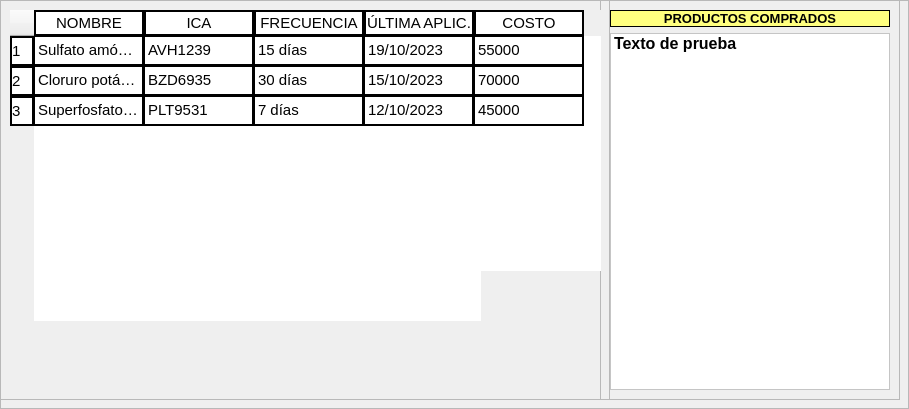
        <widget class="QFrame" name="Purchase">
         <property name="minimumSize">
          <size>
           <width>900</width>
           <height>400</height>
          </size>
         </property>
         <property name="styleSheet">
          <string notr="true"/>
         </property>
         <property name="frameShape">
          <enum>QFrame::StyledPanel</enum>
         </property>
         <property name="frameShadow">
          <enum>QFrame::Raised</enum>
         </property>
         <widget class="QFrame" name="frame_3">
          <property name="geometry">
           <rect>
            <x>600</x>
            <y>0</y>
            <width>300</width>
            <height>400</height>
           </rect>
          </property>
          <property name="minimumSize">
           <size>
            <width>231</width>
            <height>400</height>
           </size>
          </property>
          <property name="frameShape">
           <enum>QFrame::StyledPanel</enum>
          </property>
          <property name="frameShadow">
           <enum>QFrame::Raised</enum>
          </property>
          <layout class="QVBoxLayout" name="verticalLayout_2">
           <item>
            <widget class="QLabel" name="Purchased_Products">
             <property name="font">
              <font>
               <pointsize>10</pointsize>
               <weight>75</weight>
               <bold>true</bold>
              </font>
             </property>
             <property name="styleSheet">
              <string notr="true">QLabel{
	background-color: rgb(255, 255, 127);
	border: 1px solid black
}</string>
             </property>
             <property name="text">
              <string>PRODUCTOS COMPRADOS</string>
             </property>
             <property name="scaledContents">
              <bool>false</bool>
             </property>
             <property name="alignment">
              <set>Qt::AlignCenter</set>
             </property>
            </widget>
           </item>
           <item>
            <widget class="QListWidget" name="List_Purchased_Products">
             <property name="font">
              <font>
               <pointsize>12</pointsize>
               <weight>75</weight>
               <bold>true</bold>
              </font>
             </property>
             <property name="cursor" stdset="0">
              <cursorShape>PointingHandCursor</cursorShape>
             </property>
             <property name="styleSheet">
              <string notr="true">QListWidget{
	background-color: white
}

QListWidget::item:hover{
	background-color: rgb(170, 255, 127);
}</string>
             </property>
             <item>
              <property name="text">
               <string>Texto de prueba</string>
              </property>
              <property name="flags">
               <set>ItemIsEnabled</set>
              </property>
             </item>
            </widget>
           </item>
          </layout>
         </widget>
         <widget class="QFrame" name="frame_4">
          <property name="geometry">
           <rect>
            <x>0</x>
            <y>0</y>
            <width>610</width>
            <height>400</height>
           </rect>
          </property>
          <property name="minimumSize">
           <size>
            <width>601</width>
            <height>400</height>
           </size>
          </property>
          <property name="frameShape">
           <enum>QFrame::StyledPanel</enum>
          </property>
          <property name="frameShadow">
           <enum>QFrame::Raised</enum>
          </property>
          <widget class="QTableWidget" name="Table_Antibiotics">
           <property name="geometry">
            <rect>
             <x>10</x>
             <y>10</y>
             <width>471</width>
             <height>311</height>
            </rect>
           </property>
           <property name="sizePolicy">
            <sizepolicy hsizetype="Expanding" vsizetype="Expanding">
             <horstretch>0</horstretch>
             <verstretch>0</verstretch>
            </sizepolicy>
           </property>
           <property name="font">
            <font>
             <pointsize>11</pointsize>
            </font>
           </property>
           <property name="cursor" stdset="0">
            <cursorShape>PointingHandCursor</cursorShape>
           </property>
           <property name="styleSheet">
            <string notr="true">QHeaderView::section{
	width: 20px;
	border: 2px solid black;
	background-color: white;
}

QTableView{
	gridline-color: black;
}

QTableView::item{
	background-color: white;
	border: 1px solid black
}

QTableView::item:selected{
	background-color: rgb(94, 110, 255)
}</string>
           </property>
           <property name="frameShape">
            <enum>QFrame::NoFrame</enum>
           </property>
           <property name="autoScrollMargin">
            <number>16</number>
           </property>
           <property name="editTriggers">
            <set>QAbstractItemView::AnyKeyPressed|QAbstractItemView::DoubleClicked|QAbstractItemView::EditKeyPressed</set>
           </property>
           <property name="showDropIndicator" stdset="0">
            <bool>false</bool>
           </property>
           <property name="dragDropOverwriteMode">
            <bool>false</bool>
           </property>
           <property name="alternatingRowColors">
            <bool>false</bool>
           </property>
           <property name="selectionMode">
            <enum>QAbstractItemView::MultiSelection</enum>
           </property>
           <property name="selectionBehavior">
            <enum>QAbstractItemView::SelectRows</enum>
           </property>
           <property name="showGrid">
            <bool>true</bool>
           </property>
           <property name="gridStyle">
            <enum>Qt::SolidLine</enum>
           </property>
           <property name="sortingEnabled">
            <bool>false</bool>
           </property>
           <property name="wordWrap">
            <bool>false</bool>
           </property>
           <property name="cornerButtonEnabled">
            <bool>true</bool>
           </property>
           <attribute name="horizontalHeaderVisible">
            <bool>true</bool>
           </attribute>
           <attribute name="horizontalHeaderCascadingSectionResizes">
            <bool>false</bool>
           </attribute>
           <attribute name="horizontalHeaderMinimumSectionSize">
            <number>110</number>
           </attribute>
           <attribute name="horizontalHeaderDefaultSectionSize">
            <number>110</number>
           </attribute>
           <attribute name="horizontalHeaderHighlightSections">
            <bool>true</bool>
           </attribute>
           <attribute name="verticalHeaderCascadingSectionResizes">
            <bool>true</bool>
           </attribute>
           <row>
            <property name="text">
             <string>1</string>
            </property>
            <property name="font">
             <font>
              <pointsize>11</pointsize>
             </font>
            </property>
           </row>
           <row>
            <property name="text">
             <string>2</string>
            </property>
            <property name="font">
             <font>
              <pointsize>11</pointsize>
             </font>
            </property>
           </row>
           <row>
            <property name="text">
             <string>3</string>
            </property>
            <property name="font">
             <font>
              <pointsize>11</pointsize>
             </font>
            </property>
           </row>
           <column>
            <property name="text">
             <string>NOMBRE</string>
            </property>
            <property name="font">
             <font>
              <pointsize>11</pointsize>
             </font>
            </property>
           </column>
           <column>
            <property name="text">
             <string>DOSIS</string>
            </property>
            <property name="font">
             <font>
              <pointsize>11</pointsize>
             </font>
            </property>
           </column>
           <column>
            <property name="text">
             <string>TIPO</string>
            </property>
            <property name="font">
             <font>
              <pointsize>11</pointsize>
             </font>
            </property>
           </column>
           <column>
            <property name="text">
             <string>COSTO</string>
            </property>
            <property name="font">
             <font>
              <pointsize>11</pointsize>
             </font>
            </property>
           </column>
           <item row="0" column="0">
            <property name="text">
             <string>Oxitrat</string>
            </property>
            <property name="flags">
             <set>ItemIsSelectable|ItemIsUserCheckable|ItemIsEnabled</set>
            </property>
           </item>
           <item row="0" column="1">
            <property name="text">
             <string>400ml</string>
            </property>
            <property name="background">
             <brush brushstyle="NoBrush">
              <color alpha="255">
               <red>255</red>
               <green>255</green>
               <blue>255</blue>
              </color>
             </brush>
            </property>
            <property name="flags">
             <set>ItemIsSelectable|ItemIsUserCheckable|ItemIsEnabled</set>
            </property>
           </item>
           <item row="0" column="2">
            <property name="text">
             <string>Bovino</string>
            </property>
            <property name="flags">
             <set>ItemIsSelectable|ItemIsUserCheckable|ItemIsEnabled</set>
            </property>
           </item>
           <item row="0" column="3">
            <property name="text">
             <string>114000</string>
            </property>
            <property name="flags">
             <set>ItemIsSelectable|ItemIsUserCheckable|ItemIsEnabled</set>
            </property>
           </item>
           <item row="1" column="0">
            <property name="text">
             <string>Edo Benpropen</string>
            </property>
            <property name="flags">
             <set>ItemIsSelectable|ItemIsUserCheckable|ItemIsEnabled</set>
            </property>
           </item>
           <item row="1" column="1">
            <property name="text">
             <string>550ml</string>
            </property>
            <property name="flags">
             <set>ItemIsSelectable|ItemIsUserCheckable|ItemIsEnabled</set>
            </property>
           </item>
           <item row="1" column="2">
            <property name="text">
             <string>Caprino</string>
            </property>
            <property name="flags">
             <set>ItemIsSelectable|ItemIsUserCheckable|ItemIsEnabled</set>
            </property>
           </item>
           <item row="1" column="3">
            <property name="text">
             <string>200000</string>
            </property>
            <property name="flags">
             <set>ItemIsSelectable|ItemIsUserCheckable|ItemIsEnabled</set>
            </property>
           </item>
           <item row="2" column="0">
            <property name="text">
             <string>Aurotilmicosin</string>
            </property>
            <property name="flags">
             <set>ItemIsSelectable|ItemIsUserCheckable|ItemIsEnabled</set>
            </property>
           </item>
           <item row="2" column="1">
            <property name="text">
             <string>500ml</string>
            </property>
            <property name="flags">
             <set>ItemIsSelectable|ItemIsUserCheckable|ItemIsEnabled</set>
            </property>
           </item>
           <item row="2" column="2">
            <property name="text">
             <string>Porcinos</string>
            </property>
            <property name="flags">
             <set>ItemIsSelectable|ItemIsUserCheckable|ItemIsEnabled</set>
            </property>
           </item>
           <item row="2" column="3">
            <property name="text">
             <string>150000</string>
            </property>
            <property name="flags">
             <set>ItemIsSelectable|ItemIsUserCheckable|ItemIsEnabled</set>
            </property>
           </item>
          </widget>
          <widget class="QTableWidget" name="Table_Pest_Control">
           <property name="geometry">
            <rect>
             <x>10</x>
             <y>10</y>
             <width>591</width>
             <height>261</height>
            </rect>
           </property>
           <property name="sizePolicy">
            <sizepolicy hsizetype="Expanding" vsizetype="Expanding">
             <horstretch>0</horstretch>
             <verstretch>0</verstretch>
            </sizepolicy>
           </property>
           <property name="font">
            <font>
             <pointsize>11</pointsize>
            </font>
           </property>
           <property name="cursor" stdset="0">
            <cursorShape>PointingHandCursor</cursorShape>
           </property>
           <property name="styleSheet">
            <string notr="true">QHeaderView::section{
	width: 20px;
	border: 2px solid black;
	background-color: white;
}

QTableView{
	gridline-color: black;
}

QTableView::item{
	background-color: white;
	border: 1px solid black
}

QTableView::item:selected{
	background-color: rgb(94, 110, 255)
}</string>
           </property>
           <property name="frameShape">
            <enum>QFrame::NoFrame</enum>
           </property>
           <property name="sizeAdjustPolicy">
            <enum>QAbstractScrollArea::AdjustIgnored</enum>
           </property>
           <property name="autoScrollMargin">
            <number>16</number>
           </property>
           <property name="editTriggers">
            <set>QAbstractItemView::AnyKeyPressed|QAbstractItemView::DoubleClicked|QAbstractItemView::EditKeyPressed</set>
           </property>
           <property name="showDropIndicator" stdset="0">
            <bool>false</bool>
           </property>
           <property name="dragDropOverwriteMode">
            <bool>false</bool>
           </property>
           <property name="alternatingRowColors">
            <bool>false</bool>
           </property>
           <property name="selectionMode">
            <enum>QAbstractItemView::MultiSelection</enum>
           </property>
           <property name="selectionBehavior">
            <enum>QAbstractItemView::SelectRows</enum>
           </property>
           <property name="textElideMode">
            <enum>Qt::ElideRight</enum>
           </property>
           <property name="showGrid">
            <bool>true</bool>
           </property>
           <property name="gridStyle">
            <enum>Qt::SolidLine</enum>
           </property>
           <property name="sortingEnabled">
            <bool>false</bool>
           </property>
           <property name="wordWrap">
            <bool>false</bool>
           </property>
           <property name="cornerButtonEnabled">
            <bool>true</bool>
           </property>
           <attribute name="horizontalHeaderVisible">
            <bool>true</bool>
           </attribute>
           <attribute name="horizontalHeaderCascadingSectionResizes">
            <bool>false</bool>
           </attribute>
           <attribute name="horizontalHeaderDefaultSectionSize">
            <number>110</number>
           </attribute>
           <attribute name="horizontalHeaderHighlightSections">
            <bool>true</bool>
           </attribute>
           <attribute name="verticalHeaderCascadingSectionResizes">
            <bool>true</bool>
           </attribute>
           <row>
            <property name="text">
             <string>1</string>
            </property>
            <property name="font">
             <font>
              <pointsize>11</pointsize>
             </font>
            </property>
           </row>
           <row>
            <property name="text">
             <string>2</string>
            </property>
            <property name="font">
             <font>
              <pointsize>11</pointsize>
             </font>
            </property>
           </row>
           <row>
            <property name="text">
             <string>3</string>
            </property>
            <property name="font">
             <font>
              <pointsize>11</pointsize>
             </font>
            </property>
           </row>
           <column>
            <property name="text">
             <string>NOMBRE</string>
            </property>
            <property name="font">
             <font>
              <pointsize>11</pointsize>
             </font>
            </property>
           </column>
           <column>
            <property name="text">
             <string>ICA</string>
            </property>
            <property name="font">
             <font>
              <pointsize>11</pointsize>
             </font>
            </property>
           </column>
           <column>
            <property name="text">
             <string>FRECUENCIA</string>
            </property>
            <property name="font">
             <font>
              <pointsize>11</pointsize>
             </font>
            </property>
           </column>
           <column>
            <property name="text">
             <string>P. DE CARENCIA</string>
            </property>
           </column>
           <column>
            <property name="text">
             <string>COSTO</string>
            </property>
            <property name="font">
             <font>
              <pointsize>11</pointsize>
             </font>
            </property>
           </column>
           <item row="0" column="0">
            <property name="text">
             <string>Curathane</string>
            </property>
            <property name="flags">
             <set>ItemIsSelectable|ItemIsUserCheckable|ItemIsEnabled</set>
            </property>
           </item>
           <item row="0" column="1">
            <property name="text">
             <string>LKJ4682</string>
            </property>
            <property name="background">
             <brush brushstyle="NoBrush">
              <color alpha="255">
               <red>255</red>
               <green>255</green>
               <blue>255</blue>
              </color>
             </brush>
            </property>
            <property name="flags">
             <set>ItemIsSelectable|ItemIsUserCheckable|ItemIsEnabled</set>
            </property>
           </item>
           <item row="0" column="2">
            <property name="text">
             <string>10 días</string>
            </property>
            <property name="flags">
             <set>ItemIsSelectable|ItemIsUserCheckable|ItemIsEnabled</set>
            </property>
           </item>
           <item row="0" column="3">
            <property name="text">
             <string>4</string>
            </property>
           </item>
           <item row="0" column="4">
            <property name="text">
             <string>82000</string>
            </property>
            <property name="flags">
             <set>ItemIsSelectable|ItemIsUserCheckable|ItemIsEnabled</set>
            </property>
           </item>
           <item row="1" column="0">
            <property name="text">
             <string>Rovral FLO</string>
            </property>
            <property name="flags">
             <set>ItemIsSelectable|ItemIsUserCheckable|ItemIsEnabled</set>
            </property>
           </item>
           <item row="1" column="1">
            <property name="text">
             <string>HBV7591</string>
            </property>
            <property name="flags">
             <set>ItemIsSelectable|ItemIsUserCheckable|ItemIsEnabled</set>
            </property>
           </item>
           <item row="1" column="2">
            <property name="text">
             <string>8 días</string>
            </property>
            <property name="flags">
             <set>ItemIsSelectable|ItemIsUserCheckable|ItemIsEnabled</set>
            </property>
           </item>
           <item row="1" column="3">
            <property name="text">
             <string>3</string>
            </property>
           </item>
           <item row="1" column="4">
            <property name="text">
             <string>458000</string>
            </property>
            <property name="flags">
             <set>ItemIsSelectable|ItemIsUserCheckable|ItemIsEnabled</set>
            </property>
           </item>
           <item row="2" column="0">
            <property name="text">
             <string>Sincosin</string>
            </property>
            <property name="flags">
             <set>ItemIsSelectable|ItemIsUserCheckable|ItemIsEnabled</set>
            </property>
           </item>
           <item row="2" column="1">
            <property name="text">
             <string>WQP8426</string>
            </property>
            <property name="flags">
             <set>ItemIsSelectable|ItemIsUserCheckable|ItemIsEnabled</set>
            </property>
           </item>
           <item row="2" column="2">
            <property name="text">
             <string>10 días</string>
            </property>
            <property name="flags">
             <set>ItemIsSelectable|ItemIsUserCheckable|ItemIsEnabled</set>
            </property>
           </item>
           <item row="2" column="3">
            <property name="text">
             <string>5</string>
            </property>
           </item>
           <item row="2" column="4">
            <property name="text">
             <string>123000</string>
            </property>
            <property name="flags">
             <set>ItemIsSelectable|ItemIsUserCheckable|ItemIsEnabled</set>
            </property>
           </item>
          </widget>
          <widget class="QTableWidget" name="Table_Fertilizers">
           <property name="geometry">
            <rect>
             <x>10</x>
             <y>10</y>
             <width>581</width>
             <height>251</height>
            </rect>
           </property>
           <property name="sizePolicy">
            <sizepolicy hsizetype="Expanding" vsizetype="Expanding">
             <horstretch>0</horstretch>
             <verstretch>0</verstretch>
            </sizepolicy>
           </property>
           <property name="font">
            <font>
             <pointsize>11</pointsize>
            </font>
           </property>
           <property name="cursor" stdset="0">
            <cursorShape>PointingHandCursor</cursorShape>
           </property>
           <property name="styleSheet">
            <string notr="true">QHeaderView::section{
	width: 20px;
	border: 2px solid black;
	background-color: white;
}

QTableView{
	gridline-color: black;
}

QTableView::item{
	background-color: white;
	border: 1px solid black
}

QTableView::item:selected{
	background-color: rgb(94, 110, 255)
}</string>
           </property>
           <property name="frameShape">
            <enum>QFrame::NoFrame</enum>
           </property>
           <property name="sizeAdjustPolicy">
            <enum>QAbstractScrollArea::AdjustToContents</enum>
           </property>
           <property name="autoScrollMargin">
            <number>16</number>
           </property>
           <property name="editTriggers">
            <set>QAbstractItemView::AnyKeyPressed|QAbstractItemView::DoubleClicked|QAbstractItemView::EditKeyPressed</set>
           </property>
           <property name="showDropIndicator" stdset="0">
            <bool>false</bool>
           </property>
           <property name="dragDropOverwriteMode">
            <bool>false</bool>
           </property>
           <property name="alternatingRowColors">
            <bool>false</bool>
           </property>
           <property name="selectionMode">
            <enum>QAbstractItemView::MultiSelection</enum>
           </property>
           <property name="selectionBehavior">
            <enum>QAbstractItemView::SelectRows</enum>
           </property>
           <property name="textElideMode">
            <enum>Qt::ElideRight</enum>
           </property>
           <property name="showGrid">
            <bool>true</bool>
           </property>
           <property name="gridStyle">
            <enum>Qt::SolidLine</enum>
           </property>
           <property name="sortingEnabled">
            <bool>false</bool>
           </property>
           <property name="wordWrap">
            <bool>false</bool>
           </property>
           <property name="cornerButtonEnabled">
            <bool>true</bool>
           </property>
           <attribute name="horizontalHeaderVisible">
            <bool>true</bool>
           </attribute>
           <attribute name="horizontalHeaderCascadingSectionResizes">
            <bool>false</bool>
           </attribute>
           <attribute name="horizontalHeaderMinimumSectionSize">
            <number>110</number>
           </attribute>
           <attribute name="horizontalHeaderDefaultSectionSize">
            <number>110</number>
           </attribute>
           <attribute name="horizontalHeaderHighlightSections">
            <bool>true</bool>
           </attribute>
           <attribute name="verticalHeaderCascadingSectionResizes">
            <bool>true</bool>
           </attribute>
           <row>
            <property name="text">
             <string>1</string>
            </property>
            <property name="font">
             <font>
              <pointsize>11</pointsize>
             </font>
            </property>
           </row>
           <row>
            <property name="text">
             <string>2</string>
            </property>
            <property name="font">
             <font>
              <pointsize>11</pointsize>
             </font>
            </property>
           </row>
           <row>
            <property name="text">
             <string>3</string>
            </property>
            <property name="font">
             <font>
              <pointsize>11</pointsize>
             </font>
            </property>
           </row>
           <column>
            <property name="text">
             <string>NOMBRE</string>
            </property>
            <property name="font">
             <font>
              <pointsize>11</pointsize>
             </font>
            </property>
           </column>
           <column>
            <property name="text">
             <string>ICA</string>
            </property>
            <property name="font">
             <font>
              <pointsize>11</pointsize>
             </font>
            </property>
           </column>
           <column>
            <property name="text">
             <string>FRECUENCIA</string>
            </property>
            <property name="font">
             <font>
              <pointsize>11</pointsize>
             </font>
            </property>
           </column>
           <column>
            <property name="text">
             <string>ÚLTIMA APLIC.</string>
            </property>
           </column>
           <column>
            <property name="text">
             <string>COSTO</string>
            </property>
            <property name="font">
             <font>
              <pointsize>11</pointsize>
             </font>
            </property>
           </column>
           <item row="0" column="0">
            <property name="text">
             <string>Sulfato amónico</string>
            </property>
            <property name="flags">
             <set>ItemIsSelectable|ItemIsUserCheckable|ItemIsEnabled</set>
            </property>
           </item>
           <item row="0" column="1">
            <property name="text">
             <string>AVH1239</string>
            </property>
            <property name="background">
             <brush brushstyle="NoBrush">
              <color alpha="255">
               <red>255</red>
               <green>255</green>
               <blue>255</blue>
              </color>
             </brush>
            </property>
            <property name="flags">
             <set>ItemIsSelectable|ItemIsUserCheckable|ItemIsEnabled</set>
            </property>
           </item>
           <item row="0" column="2">
            <property name="text">
             <string>15 días</string>
            </property>
            <property name="flags">
             <set>ItemIsSelectable|ItemIsUserCheckable|ItemIsEnabled</set>
            </property>
           </item>
           <item row="0" column="3">
            <property name="text">
             <string>19/10/2023</string>
            </property>
           </item>
           <item row="0" column="4">
            <property name="text">
             <string>55000</string>
            </property>
            <property name="flags">
             <set>ItemIsSelectable|ItemIsUserCheckable|ItemIsEnabled</set>
            </property>
           </item>
           <item row="1" column="0">
            <property name="text">
             <string>Cloruro potásico</string>
            </property>
            <property name="flags">
             <set>ItemIsSelectable|ItemIsUserCheckable|ItemIsEnabled</set>
            </property>
           </item>
           <item row="1" column="1">
            <property name="text">
             <string>BZD6935</string>
            </property>
            <property name="flags">
             <set>ItemIsSelectable|ItemIsUserCheckable|ItemIsEnabled</set>
            </property>
           </item>
           <item row="1" column="2">
            <property name="text">
             <string>30 días</string>
            </property>
            <property name="flags">
             <set>ItemIsSelectable|ItemIsUserCheckable|ItemIsEnabled</set>
            </property>
           </item>
           <item row="1" column="3">
            <property name="text">
             <string>15/10/2023</string>
            </property>
           </item>
           <item row="1" column="4">
            <property name="text">
             <string>70000</string>
            </property>
            <property name="flags">
             <set>ItemIsSelectable|ItemIsUserCheckable|ItemIsEnabled</set>
            </property>
           </item>
           <item row="2" column="0">
            <property name="text">
             <string>Superfosfato simple</string>
            </property>
            <property name="flags">
             <set>ItemIsSelectable|ItemIsUserCheckable|ItemIsEnabled</set>
            </property>
           </item>
           <item row="2" column="1">
            <property name="text">
             <string>PLT9531</string>
            </property>
            <property name="flags">
             <set>ItemIsSelectable|ItemIsUserCheckable|ItemIsEnabled</set>
            </property>
           </item>
           <item row="2" column="2">
            <property name="text">
             <string>7 días</string>
            </property>
            <property name="flags">
             <set>ItemIsSelectable|ItemIsUserCheckable|ItemIsEnabled</set>
            </property>
           </item>
           <item row="2" column="3">
            <property name="text">
             <string>12/10/2023</string>
            </property>
           </item>
           <item row="2" column="4">
            <property name="text">
             <string>45000</string>
            </property>
            <property name="flags">
             <set>ItemIsSelectable|ItemIsUserCheckable|ItemIsEnabled</set>
            </property>
           </item>
          </widget>
         </widget>
        </widget>
